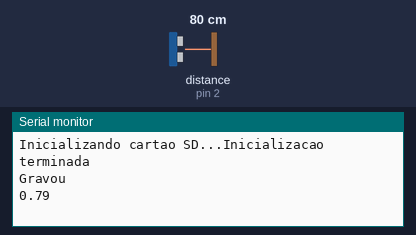
The sketch below on a simulated Arduino Uno, built with avr-gcc and run on an emulated ATmega328P. Parts: the last lines printed to the serial monitor. Wiring (inferred from the names in the program): ultrasonic range finder: trigger pin 3; echo pin 2. Inputs (shaded band) come from the test bench; at power-on: distance to the obstacle (sensor on pin 2) 80 cm. The echo pulse lasts 58.3 µs per cm; storage starts empty.

Above: at 1.3 s.
1.4 s: distance to the obstacle (sensor on pin 2) set to 2 cm
At 3.5 s:
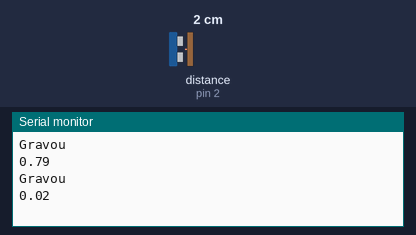
4.1 s: distance to the obstacle (sensor on pin 2) set to 4 cm
At 5.4 s:
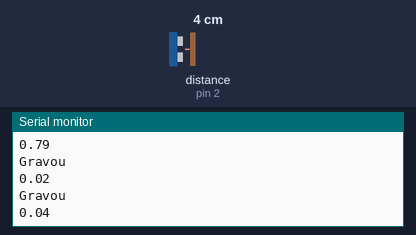
Timing chart, 0 to 7.1 s (numbered marks = the images above; inputs shaded):
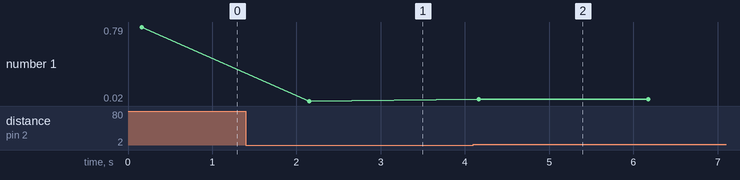

Measured:
- after the input at 1.4 s, the serial monitor: prints a new line after 0.75 s (image 1)
- after the input at 4.1 s, the serial monitor: prints a new line after 0.06 s (image 2)
- plotted number 1: 0.79 → 0.02 after the input at 1.4 s, 0.02 → 0.04 after the input at 4.1 s

The sketch:

Micro_SD_Datalogger.ino
```cpp
#include <SPI.h>
#include <SD.h>
#include <stdlib.h>

//Variaveis para cartao SD
const int CS = 4;
char dataString[7];
File meuArquivo;

//Variaveis para sensor ultrassonico
int PinTrigger = 3;//Pino usado para disparar os pulsos do sensor
int PinEcho = 2;//pino usado para ler a saida do sensor
float TempoEcho=0;
const float VelocidadeSom_mpors = 340;//em metros por segundo
const float VelocidadeSom_mporus = 0.000340;//em metros por microsegundo

void setup()
{

   // configura pino de Trigger como saída e inicializa com nivel baixo
  pinMode(PinTrigger,OUTPUT);
  digitalWrite(PinTrigger,LOW);
  pinMode(PinEcho,INPUT);// configura pino ECHO como entrada
  pinMode(CS, OUTPUT);

  Serial.begin(9600);
  delay(100);

  Serial.print("Inicializando cartao SD...");
  if (!SD.begin(CS))
  {
    Serial.println("Falha na Inicializacao!");
    return;
  }
  Serial.println("Inicializacao terminada");

}


void loop()
{
  float val;

   //Envia pulso para o disparar o sensor
   DisparaPulsoUltrassonico();
   //Mede o tempo de duracao do sinal no pino de leitura(us)
   TempoEcho = pulseIn(PinEcho, HIGH);
   val = CalculaDistancia(TempoEcho);
   //adiciona a ultima leitura a string de gravacao
   dtostrf(val,5,2,dataString);

  if (meuArquivo = SD.open("log.txt",FILE_WRITE))
  {
    Serial.println("Gravou");
    Serial.println(val);
    //Escreve no cartao SD por meio do objeto meuArquivo
    meuArquivo.println(dataString);
    meuArquivo.close();
  }
  else
  {
    // se o arquivo nao abrir, mostra msg de erro
    Serial.println("Erro ao abrir log.txt");
  }

  delay(2000);
}

//Funcao para enviar o pulso de trigger
void DisparaPulsoUltrassonico()
{
 // Para fazer o HC-SR04 enviar um pulso ultrassonico, nos temos
 // que enviar para o pino de trigger um sinal de nivel alto
 // com pelo menos 10us de duracao
 digitalWrite(PinTrigger, HIGH);
 delayMicroseconds(10);
 digitalWrite(PinTrigger, LOW);
 }

 //Funcao para calcular a distancia em metros
 float CalculaDistancia(float tempo_us)
 {
   return ( (tempo_us* VelocidadeSom_mporus) / 2 );
 }
```
